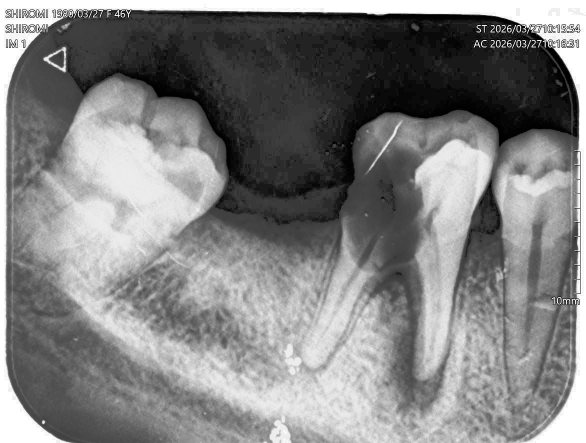
#> input picture data/abscess/raw/HistogramEqualized/ab15.jpg, 1171 x 886 px (shown at 1/2 size)
$ python -i oriented_tooth_context_roi.py   (imports and definitions only)
#> lines starting #> are read from the running program, lines starting #| are printed output that depends on the picture
import cv2
import numpy as np
import os


def smooth_1d(signal, ksize=31):
    if ksize % 2 == 0:
        ksize += 1

    return cv2.GaussianBlur(
        signal.reshape(1, -1).astype(np.float32),
        (ksize, 1),
        0
    ).flatten()


def estimate_orientation_pca(img_uint8):
    """
    Estimate dominant tooth/root direction using PCA on edge pixels.
    Returns angle in degrees.
    Vertical root direction should be close to 90 degrees.
    """

    blur = cv2.GaussianBlur(img_uint8, (5, 5), 0)
    edges = cv2.Canny(blur, 40, 120)

    ys, xs = np.where(edges > 0)

    if len(xs) < 30:
        return 90.0, edges

    points = np.column_stack((xs, ys)).astype(np.float32)

    mean, eigenvectors = cv2.PCACompute(points, mean=None)

    vx, vy = eigenvectors[0]

    angle = np.degrees(np.arctan2(vy, vx))

    # Convert to 0-180 range
    if angle < 0:
        angle += 180

    # We care about root-like near-vertical direction
    if angle < 45:
        angle += 90

    if angle > 135:
        angle -= 90

    return angle, edges


def rotate_image(img_uint8, angle):
    """
    Rotate image so dominant root axis becomes vertical.
    """

    h, w = img_uint8.shape
    center = (w // 2, h // 2)

    rotation_angle = 90 - angle

    matrix = cv2.getRotationMatrix2D(center, rotation_angle, 1.0)

    cos = abs(matrix[0, 0])
    sin = abs(matrix[0, 1])

    new_w = int((h * sin) + (w * cos))
    new_h = int((h * cos) + (w * sin))

    matrix[0, 2] += (new_w / 2) - center[0]
    matrix[1, 2] += (new_h / 2) - center[1]

    rotated = cv2.warpAffine(
        img_uint8,
        matrix,
        (new_w, new_h),
        flags=cv2.INTER_LINEAR,
        borderMode=cv2.BORDER_CONSTANT,
        borderValue=0
    )

    return rotated, matrix, rotation_angle


def find_root_context_zones(rotated_img):
    """
    After rotation, roots are approximately vertical.
    Use projection to find tooth/root context zones.
    """

    h, w = rotated_img.shape

    blur = cv2.GaussianBlur(rotated_img, (5, 5), 0)

    edges = cv2.Canny(blur, 40, 120)

    intensity_projection = np.mean(blur, axis=0)
    edge_projection = np.sum(edges > 0, axis=0).astype(np.float32)

    intensity_projection = (
        intensity_projection - intensity_projection.min()
    ) / (intensity_projection.max() - intensity_projection.min() + 1e-6)

    edge_projection = (
        edge_projection - edge_projection.min()
    ) / (edge_projection.max() - edge_projection.min() + 1e-6)

    score = 0.55 * intensity_projection + 0.45 * edge_projection
    score = smooth_1d(score, 31)

    threshold = np.percentile(score, 45)

    active_cols = score > threshold

    # Smooth column activation
    active_cols = np.convolve(
        active_cols.astype(np.uint8),
        np.ones(11, dtype=np.uint8),
        mode="same"
    ) > 0

    zones = []
    start = None

    for x in range(w):
        if active_cols[x] and start is None:
            start = x

        if (not active_cols[x] or x == w - 1) and start is not None:
            end = x

            if end - start > 0.07 * w:
                zones.append((start, end))

            start = None

    return zones, score, edges


def split_merged_zones(rotated_img, zones):
    """
    Split wide zones using dark vertical valleys.
    """

    h, w = rotated_img.shape
    refined = []

    for x1, x2 in zones:
        zone_w = x2 - x1

        if zone_w < 0.30 * w:
            refined.append((x1, x2))
            continue

        roi = rotated_img[:, x1:x2]

        col_mean = np.mean(roi, axis=0)
        col_mean = smooth_1d(col_mean, 25)

        valley_threshold = np.percentile(col_mean, 35)
        valleys = np.where(col_mean < valley_threshold)[0]

        split_points = []

        if len(valleys) > 0:
            groups = np.split(
                valleys,
                np.where(np.diff(valleys) > 5)[0] + 1
            )

            for group in groups:
                if len(group) < 5:
                    continue

                sx = int(np.mean(group))

                if 0.20 * zone_w < sx < 0.80 * zone_w:
                    split_points.append(sx)

        split_points = sorted(list(set(split_points)))

        if len(split_points) == 0:
            refined.append((x1, x2))
        else:
            bounds = [0] + split_points + [zone_w]

            for i in range(len(bounds) - 1):
                sx1 = bounds[i]
                sx2 = bounds[i + 1]

                if sx2 - sx1 > 0.07 * w:
                    refined.append((x1 + sx1, x1 + sx2))

    return refined


def create_context_rois(rotated_img, zones):
    """
    Create diagnostic ROIs containing:
    tooth/root + PDL + surrounding bone.
    """

    h, w = rotated_img.shape

    rois = []
    boxes = []

    for x1, x2 in zones:
        zone_w = x2 - x1

        margin_x = int(0.30 * zone_w)
        margin_y = int(0.05 * h)

        cx1 = max(0, x1 - margin_x)
        cx2 = min(w, x2 + margin_x)

        cy1 = margin_y
        cy2 = h - margin_y

        roi = rotated_img[cy1:cy2, cx1:cx2]

        if roi.shape[0] < 40 or roi.shape[1] < 25:
            continue

        rois.append(roi)
        boxes.append((cx1, cy1, cx2, cy2))

    return rois, boxes


# [63 lines left out: function create_debug_image, not called in this run]


def extract_oriented_tooth_context_rois(image_path, output_dir=None, debug_path=None):
    """
    Main function.

    Input:
    anatomical ROI image

    Output:
    rotated tooth/root context ROIs containing:
    tooth + PDL + surrounding bone
    """

    img = cv2.imread(image_path, cv2.IMREAD_GRAYSCALE)
#> img is the input picture: shape (886, 1171); min 0, max 255, mean 128.8

    if img is None:
        raise ValueError(f"Image not found: {image_path}")

    angle, edges_before = estimate_orientation_pca(img)
#> in estimate_orientation_pca, `edges = cv2.Canny(blur, 40, 120)`:
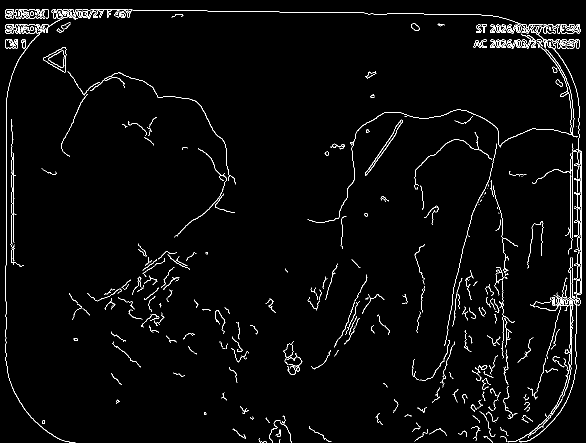
#> edges: shape (886, 1171) (shown at 1/2 size); 2.4% white in thin lines or dots
#> in estimate_orientation_pca, `points = np.column_stack((xs, ys)).astype(np.float32)`: points = 25058 pairs, first value 10 to 1162, second value 18 to 885
#> in estimate_orientation_pca, `mean, eigenvectors = cv2.PCACompute(points, mean=None)`: mean = [[700.6, 416.4]]; eigenvectors = [[0.972, 0.237], [-0.237, 0.972]]
#> in estimate_orientation_pca, `vx, vy = eigenvectors[0]`: vx = 0.972; vy = 0.237
#> in estimate_orientation_pca, `angle = np.degrees(np.arctan2(vy, vx))`: angle = 13.69
#> in estimate_orientation_pca, `angle += 90`: angle = 103.7
#> angle = 103.7

    rotated, matrix, rotation_angle = rotate_image(img, angle)
#> in rotate_image, `rotation_angle = 90 - angle`: rotation_angle = -13.69
#> in rotate_image, `matrix = cv2.getRotationMatrix2D(center, rotation_angle, 1.0)`: matrix = [[0.972, -0.237, 121.5], [0.237, 0.972, -125.9]]
#> in rotate_image, `cos = abs(matrix[0, 0])`: cos = 0.972
#> in rotate_image, `sin = abs(matrix[0, 1])`: sin = 0.237
#> in rotate_image, `new_w = int((h * sin) + (w * cos))`: new_w = 1347
#> in rotate_image, `new_h = int((h * cos) + (w * sin))`: new_h = 1137
#> in rotate_image, `rotated = cv2.warpAffine( img_uint8, matrix, (new_w, new_h), flags=cv2..`:
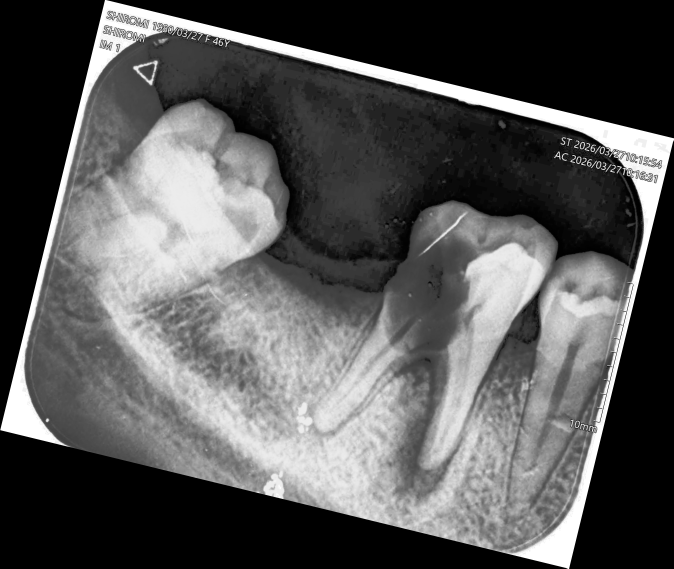
#> rotated: shape (1137, 1347) (shown at 1/2 size); min 0, max 255, mean 87.3
#> matrix = [[0.972, -0.237, 210], [0.237, 0.972, -0.363]]; rotation_angle = -13.69

    zones, score, edges_after = find_root_context_zones(rotated)
#> in find_root_context_zones, `edges = cv2.Canny(blur, 40, 120)`:
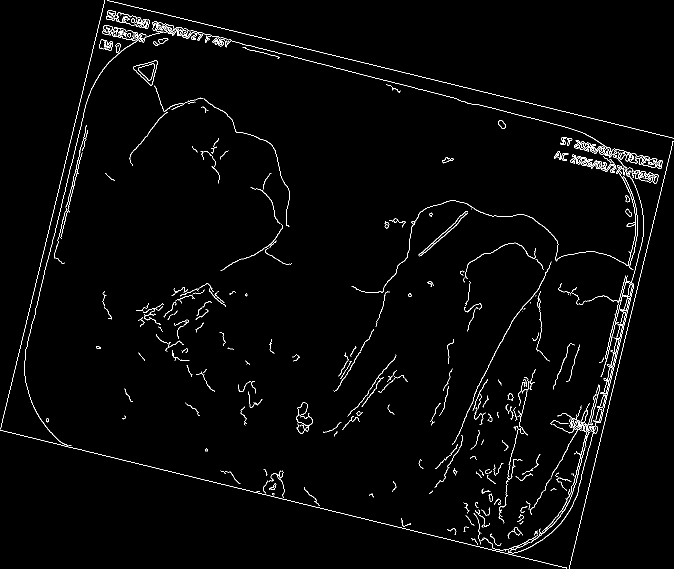
#> edges: shape (1137, 1347) (shown at 1/2 size); 1.8% white in thin lines or dots
#> in find_root_context_zones, `intensity_projection = np.mean(blur, axis=0)`: intensity_projection = 1347 values, max 133.8 at index 309, min 0.85 at index 0, mean 87.27
#> in find_root_context_zones, `edge_projection = np.sum(edges > 0, axis=0).astype(np.float32)`: edge_projection = 1347 values, max 71 at index 1257, min 2 at index 0, mean 20.75
#> in find_root_context_zones, `intensity_projection = ( intensity_projection - intensity_projection.m..`: intensity_projection = 1347 values, max 1 at index 309, min 0 at index 0, mean 0.65
#> in find_root_context_zones, `edge_projection = ( edge_projection - edge_projection.min() ) / (edge_..`: edge_projection = 1347 values, max 1 at index 1257, min 0 at index 0, mean 0.272
#> in find_root_context_zones, `score = 0.55 * intensity_projection + 0.45 * edge_projection`: score = 1347 values, max 0.779 at index 313, min 0 at index 0, mean 0.48
#> in find_root_context_zones, `score = smooth_1d(score, 31)`: score = 1347 values, max 0.721 at index 311, min 0.0328 at index 0, mean 0.48
#> in find_root_context_zones, `threshold = np.percentile(score, 45)`: threshold = 0.477
#> after the loop in find_root_context_zones, `for x in range(w):`: end = 1268; zones = [(191, 572), (882, 1238)]
#> zones = [(191, 572), (882, 1238)]

    zones = split_merged_zones(rotated, zones)
#> the loop in split_merged_zones, `for x1, x2 in zones:` made 2 passes
#> (x1, x2, zone_w) on passes 1 to 2: (191, 572, 381), (882, 1238, 356)

    rois, boxes = create_context_rois(rotated, zones)
#> the loop in create_context_rois, `for x1, x2 in zones:` made 2 passes
#> (x1, x2, zone_w, margin_x, margin_y, cx1, cx2, cy1) on passes 1 to 2: (191, 572, 381, 114, 56, 77, 686, 56), (882, 1238, 356, 106, 56, 776, 1344, 56)
#> pass 1, in create_context_rois, `roi = rotated_img[cy1:cy2, cx1:cx2]`:
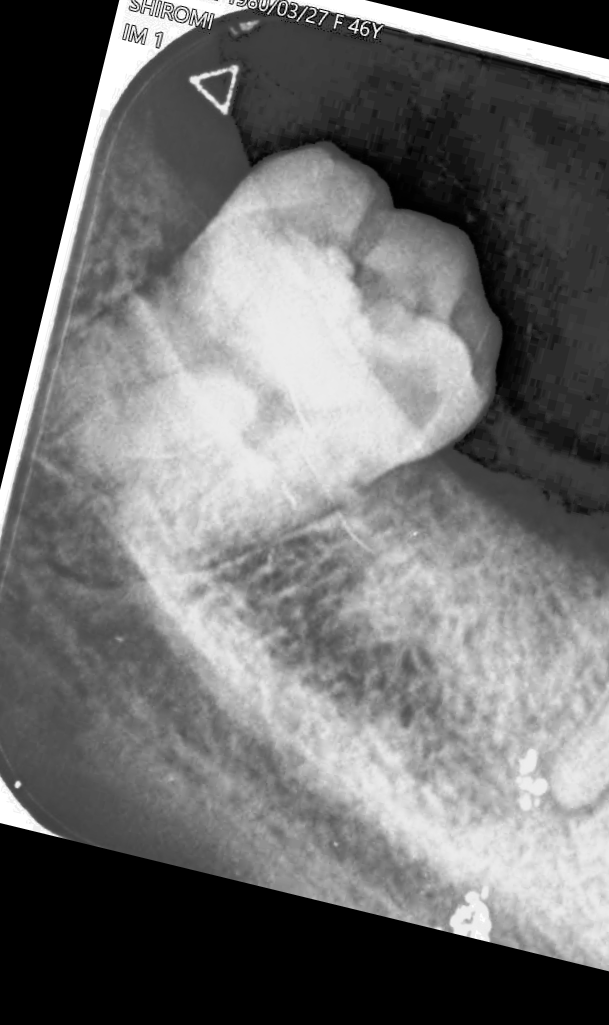
#> roi: shape (1025, 609); min 0, max 255, mean 111.7
#> pass 2, in create_context_rois, `roi = rotated_img[cy1:cy2, cx1:cx2]`:
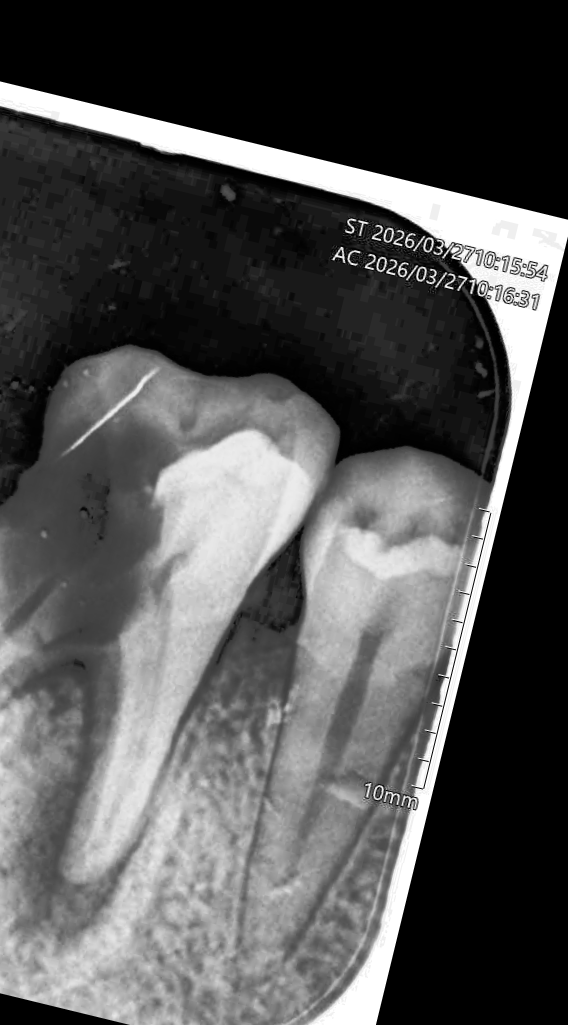
#> roi: shape (1025, 568); min 0, max 255, mean 83.4
#> after the loop in create_context_rois, `for x1, x2 in zones:`: boxes = [(77, 56, 686, 1081), (776, 56, 1344, 1081)]; rois = 2 items
#> rois = 2 items; boxes = [(77, 56, 686, 1081), (776, 56, 1344, 1081)]

    if output_dir:
        os.makedirs(output_dir, exist_ok=True)

        for idx, roi in enumerate(rois):
            save_path = os.path.join(output_dir, f"oriented_context_roi_{idx + 1}.png")
            cv2.imwrite(save_path, roi)

    if debug_path:
        os.makedirs(os.path.dirname(debug_path), exist_ok=True)

        debug_img = create_debug_image(
            original=img,
            rotated=rotated,
            edges_before=edges_before,
            edges_after=edges_after,
            boxes=boxes,
            zones=zones,
            score=score,
            angle=angle
        )

        cv2.imwrite(debug_path, debug_img)

    return rois, boxes, angle

>>> result = extract_oriented_tooth_context_rois('../../../data/abscess/raw/HistogramEqualized/ab15.jpg')

$ run again, on data/abscess/raw/HistogramEqualized/ab6.jpg
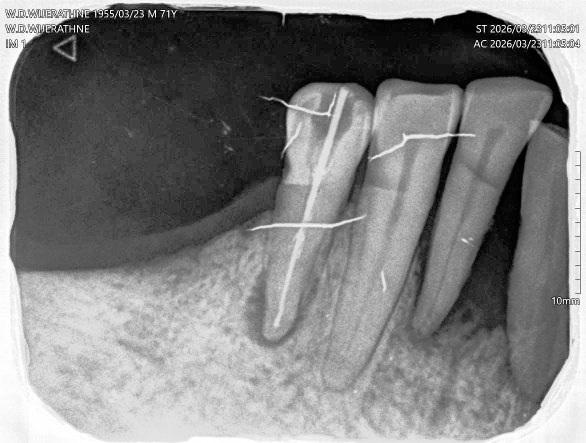
#> input picture data/abscess/raw/HistogramEqualized/ab6.jpg, 1171 x 886 px (shown at 1/2 size)
#> in extract_oriented_tooth_context_rois, img is the input picture: shape (886, 1171); min 0, max 255, mean 128.3
#> in estimate_orientation_pca, `edges = cv2.Canny(blur, 40, 120)`:
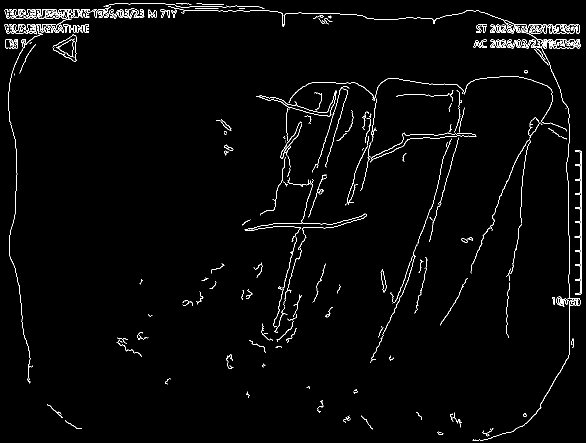
#> edges: shape (886, 1171) (shown at 1/2 size); 2% white in thin lines or dots
#> points = 20626 pairs, first value 9 to 1162, second value 6 to 880
#> mean = [[666.7, 289.4]]; eigenvectors = [[0.974, 0.228], [-0.228, 0.974]]
#> vx = 0.974; vy = 0.228
#> in estimate_orientation_pca, `angle = np.degrees(np.arctan2(vy, vx))`: angle = 13.17
#> in estimate_orientation_pca, `angle += 90`: angle = 103.2
#> in rotate_image, `rotation_angle = 90 - angle`: rotation_angle = -13.17
#> in rotate_image, `matrix = cv2.getRotationMatrix2D(center, rotation_angle, 1.0)`: matrix = [[0.974, -0.228, 116.3], [0.228, 0.974, -121.6]]
#> cos = 0.974
#> sin = 0.228
#> new_w = 1342
#> new_h = 1129
#> in extract_oriented_tooth_context_rois, `rotated, matrix, rotation_angle = rotate_image(img, angle)`: matrix = [[0.974, -0.228, 202.3], [0.228, 0.974, -0.0946]]; rotation_angle = -13.17
#> in find_root_context_zones, `intensity_projection = np.mean(blur, axis=0)`: intensity_projection = 1342 values, max 118.1 at index 746, min 0.71 at index 0, mean 87.87
#> in find_root_context_zones, `edge_projection = np.sum(edges > 0, axis=0).astype(np.float32)`: edge_projection = 1342 values, max 60 at index 1226, min 1 at index 0, mean 18.04
#> in find_root_context_zones, `intensity_projection = ( intensity_projection - intensity_projection.m..`: intensity_projection = 1342 values, max 1 at index 746, min 0 at index 0, mean 0.743
#> in find_root_context_zones, `edge_projection = ( edge_projection - edge_projection.min() ) / (edge_..`: edge_projection = 1342 values, max 1 at index 1226, min 0 at index 0, mean 0.289
#> in find_root_context_zones, `score = 0.55 * intensity_projection + 0.45 * edge_projection`: score = 1342 values, max 0.892 at index 824, min 0 at index 0, mean 0.538
#> in find_root_context_zones, `score = smooth_1d(score, 31)`: score = 1342 values, max 0.744 at index 715, min 0.0465 at index 0, mean 0.538
#> threshold = 0.541
#> after the loop in find_root_context_zones, `for x in range(w):`: end = 1267; zones = [(129, 367), (655, 966), (1108, 1267)]
#> the loop in split_merged_zones, `for x1, x2 in zones:` made 3 passes
#> (x1, x2, zone_w) on passes 1 to 3: (129, 367, 238), (655, 966, 311), (1108, 1267, 159)
#> the loop in create_context_rois, `for x1, x2 in zones:` made 3 passes
#> (x1, x2, zone_w, margin_x, cx1, cx2) on passes 1 to 3: (129, 367, 238, 71, 58, 438), (655, 966, 311, 93, 562, 1059), (1108, 1267, 159, 47, 1061, 1314)
#> pass 3, in create_context_rois, `roi = rotated_img[cy1:cy2, cx1:cx2]`:
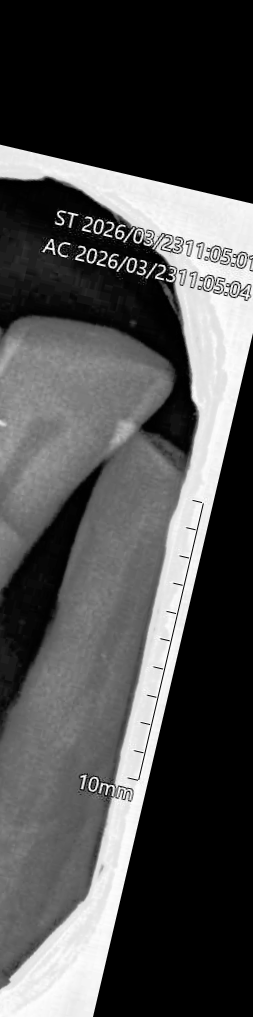
#> roi: shape (1017, 253); min 0, max 255, mean 77.7
#> after the loop in create_context_rois, `for x1, x2 in zones:`: boxes = [(58, 56, 438, 1073), (562, 56, 1059, 1073), (1061, 56, 1314, 1073)]; rois = 3 items
